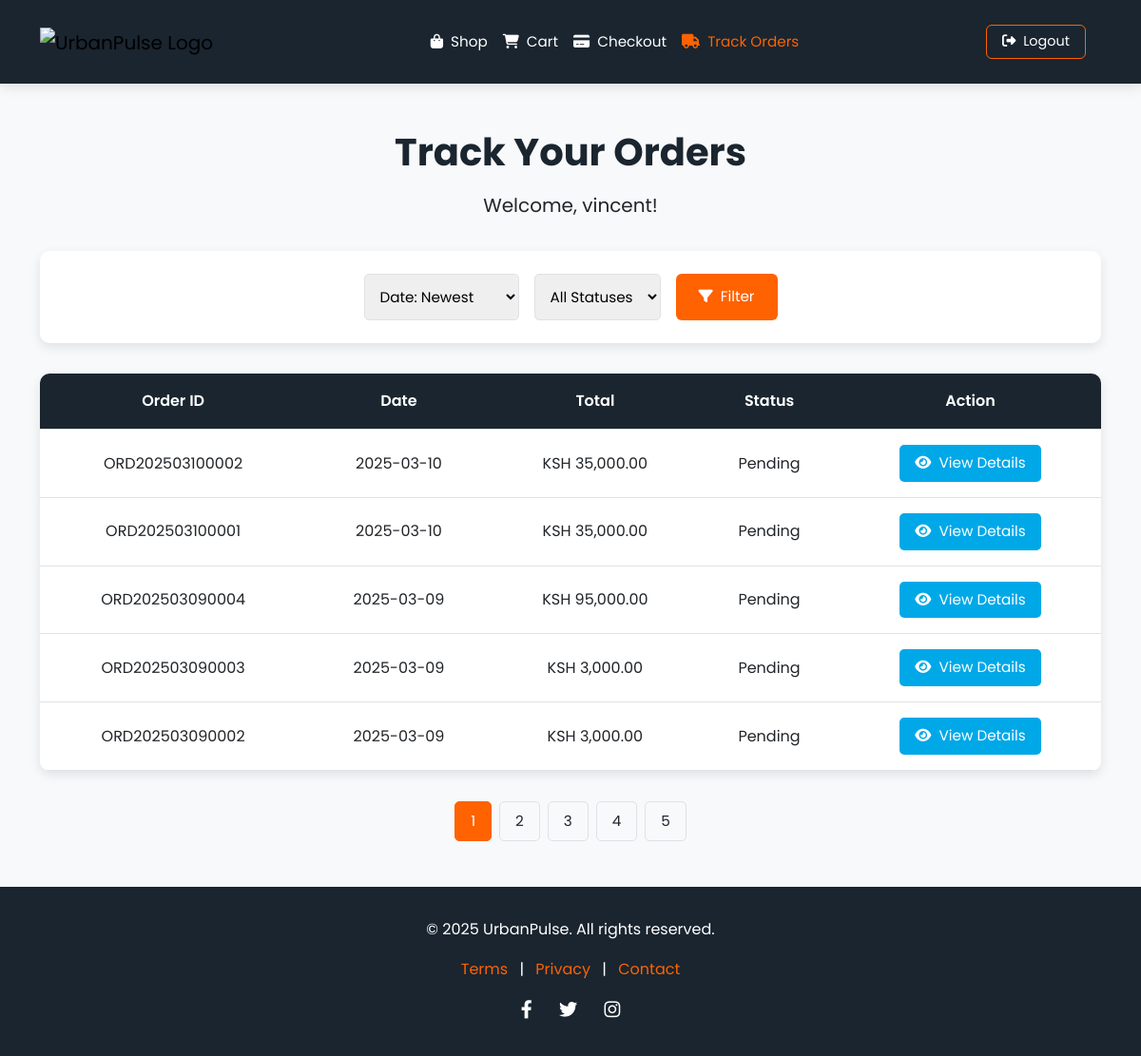
/track.php (signed in), run on an earlier commit of the app's database.
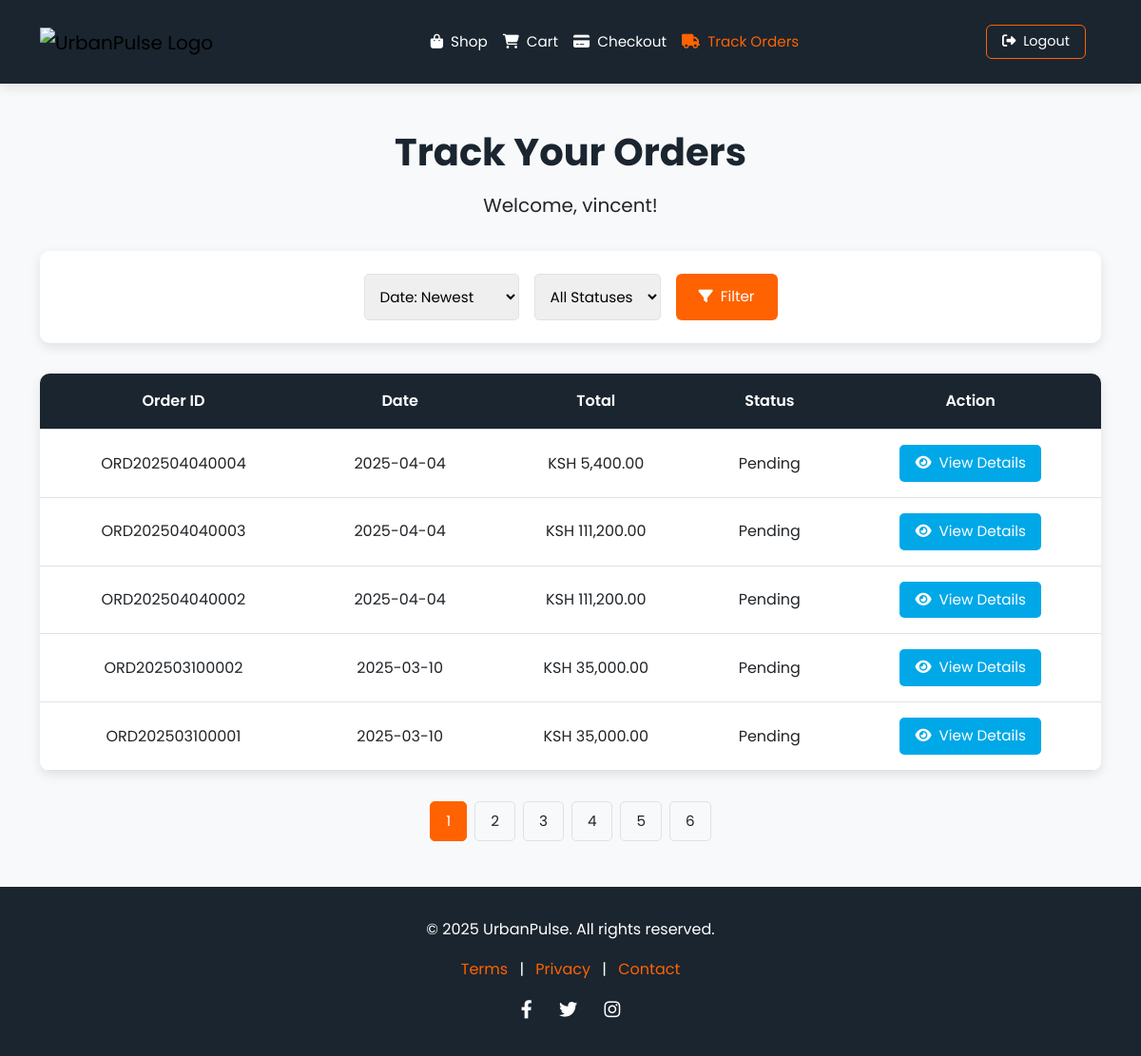
And on a later commit of the database.
### tables this page shows
CREATE TABLE `orders` (
  `id` int(11) NOT NULL,
  `order_id` varchar(20) NOT NULL,
  `username` varchar(18) DEFAULT NULL,
  `total` decimal(10,2) NOT NULL,
  `status` enum('Pending','Processing','Shipped','Delivered') DEFAULT 'Pending',
  `created_at` timestamp NOT NULL DEFAULT current_timestamp()
);

### track.php (the view, shortened to what the changed rows need)
<?php
require_once 'db_connect.php';
$orders = [];
$total_pages = 1;
try {
    $page = max(1, (int)($_GET['page'] ?? 1));
    $orders_per_page = 5;
    $offset = ($page - 1) * $orders_per_page;
    $sort = $_GET['sort'] ?? 'date_desc';
    $status_filter = $_GET['status'] ?? '';
    $query = "SELECT order_id, total, status, created_at
              FROM orders
              WHERE username = ?";
    $query .= match($sort) {
        'date_asc' => " ORDER BY created_at ASC",
        'total_asc' => " ORDER BY total ASC",
        'total_desc' => " ORDER BY total DESC",
        default => " ORDER BY created_at DESC"
    } . " LIMIT ?, ?";
    $stmt = $pdo->prepare($query);
    $stmt->bindValue(1, $_SESSION["user"], PDO::PARAM_STR);
    $param_index = 2;
    $stmt->bindValue($param_index++, $offset, PDO::PARAM_INT);
    $stmt->bindValue($param_index, $orders_per_page, PDO::PARAM_INT);
    $stmt->execute();
    $orders = $stmt->fetchAll(PDO::FETCH_ASSOC);
    $count_query = "SELECT COUNT(*) FROM orders WHERE username = ?" . ($status_filter ? " AND status = ?" : "");
    $count_stmt = $pdo->prepare($count_query);
    $count_stmt->bindValue(1, $_SESSION["user"], PDO::PARAM_STR);
    $count_stmt->execute();
    $total_pages = ceil($count_stmt->fetchColumn() / $orders_per_page);
} catch (PDOException $e) {
    $error_message = "Database error: " . $e->getMessage();
}
?>
<!DOCTYPE html>
<html lang="en">
<head>
    <link href="https://cdn.jsdelivr.net/npm/bootstrap@5.3.3/dist/css/bootstrap.min.css" rel="stylesheet">
    <link rel="stylesheet" href="https://cdnjs.cloudflare.com/ajax/libs/font-awesome/6.1.1/css/all.min.css">
</head>
<body>
    <section class="track-section">
        <div class="container">
            <h1>Track Your Orders</h1>
            <?php if (empty($orders)): ?>
                <p class="no-orders">No orders found. <a href="shop.php" class="text-decoration-underline">Continue shopping</a>.</p>
            <?php else: ?>
                <div class="orders-table">
                    <table>
                        <thead>
                            <tr>
                                <th>Order ID</th>
                                <th>Date</th>
                                <th>Total</th>
                                <th>Status</th>
                                <th>Action</th>
                            </tr>
                        </thead>
                        <tbody>
                            <?php foreach ($orders as $order): ?>
                                <tr>
                                    <td><?php echo htmlspecialchars($order['order_id']); ?></td>
                                    <td><?php echo htmlspecialchars(date('Y-m-d', strtotime($order['created_at']))); ?></td>
                                    <td>KSH <?php echo number_format($order['total'], 2); ?></td>
                                    <td><?php echo htmlspecialchars($order['status']); ?></td>
                                    <td>
                                        <button class="btn btn-details" onclick="toggleDetails('<?php echo $order['order_id']; ?>')" aria-label="View order details">
                                            <i class="fas fa-eye me-1"></i> View Details
                                        </button>
                                    </td>
                                </tr>
                            <?php endforeach; ?>
                        </tbody>
                    </table>
                </div>
                <div class="pagination">
                    <?php for ($i = 1; $i <= $total_pages; $i++): ?>
                        <a href="track.php?page=<?php echo $i; ?>&sort=<?php echo $sort; ?>&status=<?php echo urlencode($status_filter); ?>" <?php echo $i === $page ? 'class="active"' : ''; ?>>
                            <?php echo $i; ?>
                        </a>
                    <?php endfor; ?>
                </div>
            <?php endif; ?>
        </div>
    </section>
</body>
</html>

What changed in the data, as far as the page shows it:
no longer on this page (row unchanged): orders: order "ORD202503090004", created_at "2025-03-09", total "95,000.00", status "Pending"
no longer on this page (row unchanged): orders: order "ORD202503090003", created_at "2025-03-09", total "3,000.00", status "Pending"
no longer on this page (row unchanged): orders: order "ORD202503090002", created_at "2025-03-09", total "3,000.00", status "Pending"
added orders: order "ORD202504040004", created_at "2025-04-04", total "5,400.00", status "Pending"
added orders: order "ORD202504040003", created_at "2025-04-04", total "111,200.00", status "Pending"
added orders: order "ORD202504040002", created_at "2025-04-04", total "111,200.00", status "Pending"
Also different on the page:
new list line: "6"
